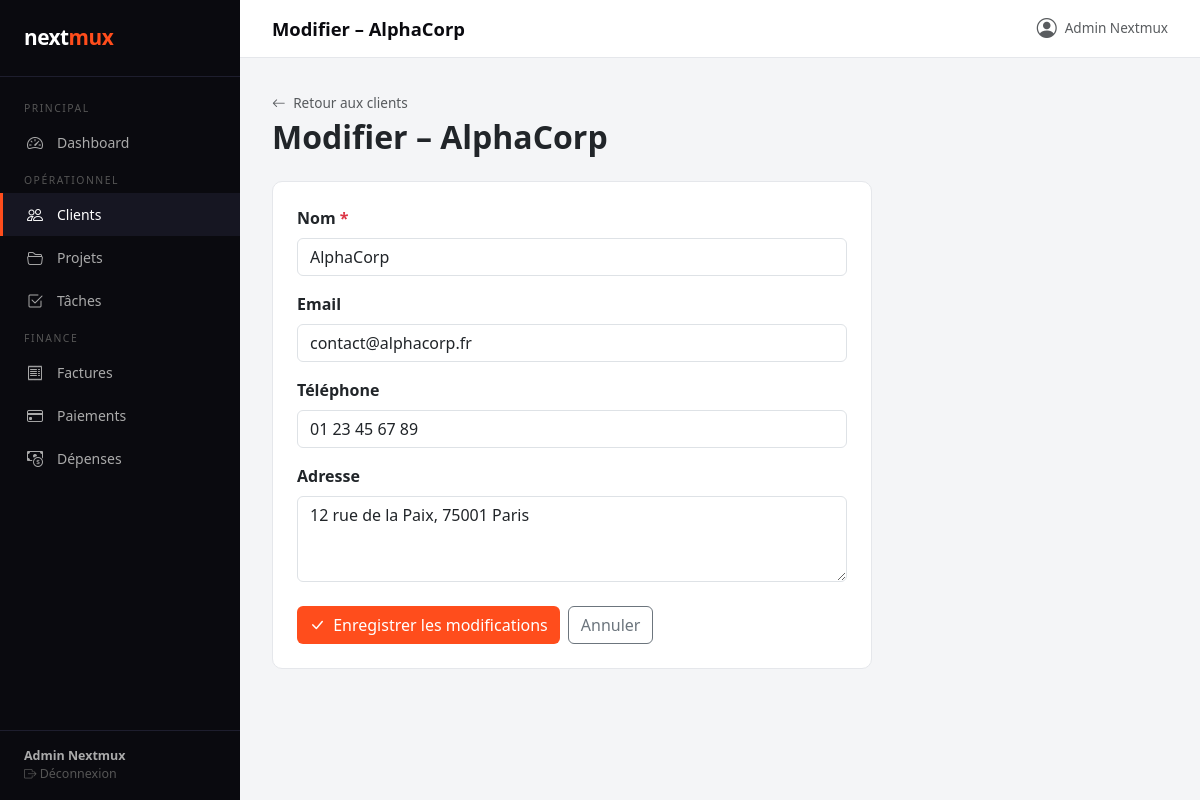
/index.php?module=clients&action=edit&id=1 (signed in), run on the app's committed database.
### tables this page shows
CREATE TABLE IF NOT EXISTS clients (
  id INT AUTO_INCREMENT PRIMARY KEY,
  nom VARCHAR(100) NOT NULL,
  email VARCHAR(150),
  telephone VARCHAR(20),
  adresse TEXT,
  created_at DATETIME DEFAULT CURRENT_TIMESTAMP
);

### controllers/clientsController.php (called while the page is built, shortened)
<?php
require_once __DIR__ . '/../models/Client.php';
class ClientsController {
    private Client $model;
    public function __construct() {
        $this->model = new Client();
    }
    public function edit(): void {
        $id     = (int)($_GET['id'] ?? 0);
        $client = $this->model->getById($id);
        $data   = $client;
        $page_title = 'Modifier – ' . $client['nom'];
        require_once __DIR__ . '/../views/clients/form.php';
    }
}

### config/db.php (called while the page is built, shortened)
<?php
function getDB(): PDO {
    static $pdo = null;
    if ($pdo === null) {
        $dsn = "mysql:host=" . DB_HOST . ";dbname=" . DB_NAME . ";charset=" . DB_CHARSET;
        try {
            $pdo = new PDO($dsn, DB_USER, DB_PASS, [
                PDO::ATTR_ERRMODE            => PDO::ERRMODE_EXCEPTION,
                PDO::ATTR_DEFAULT_FETCH_MODE => PDO::FETCH_ASSOC,
                PDO::ATTR_EMULATE_PREPARES   => false,
            ]);
        } catch (PDOException $e) {
            die(json_encode(['error' => 'Connexion BDD échouée : ' . $e->getMessage()]));
        }
    }
    return $pdo;
}

### models/Client.php (called while the page is built, shortened)
<?php
class Client {
    private PDO $db;
    public function __construct() {
        $this->db = getDB();
    }
    public function getById(int $id): array|false {
        $stmt = $this->db->prepare("SELECT * FROM clients WHERE id = ?");
        $stmt->execute([$id]);
        return $stmt->fetch();
    }
}

### views/clients/form.php (the view, shortened to what this page needs)
<?php require_once __DIR__ . '/../layout/header.php'; ?>
<div class="mb-4">
  <a href="index.php?module=clients&action=index" class="text-muted text-decoration-none" style="font-size:0.85rem">
    <i class="bi bi-arrow-left me-1"></i> Retour aux clients
  </a>
  <h2 class="fw-bold mt-1"><?= htmlspecialchars($page_title) ?></h2>
</div>
<div class="card" style="max-width:600px">
  <div class="card-body p-4">
    <?php
      $action = isset($client) ? "index.php?module=clients&action=edit&id={$client['id']}" : "index.php?module=clients&action=create";
    ?>
    <form method="POST" action="<?= $action ?>">
      <div class="mb-3">
        <label class="form-label fw-semibold">Nom <span class="text-danger">*</span></label>
        <input type="text" name="nom" class="form-control" required
               value="<?= htmlspecialchars($data['nom'] ?? '') ?>" placeholder="AlphaCorp">
      </div>
      <div class="mb-3">
        <label class="form-label fw-semibold">Email</label>
        <input type="email" name="email" class="form-control"
               value="<?= htmlspecialchars($data['email'] ?? '') ?>" placeholder="contact@client.fr">
      </div>
      <div class="mb-3">
        <label class="form-label fw-semibold">Téléphone</label>
        <input type="text" name="telephone" class="form-control"
               value="<?= htmlspecialchars($data['telephone'] ?? '') ?>" placeholder="01 23 45 67 89">
      </div>
      <div class="mb-4">
        <label class="form-label fw-semibold">Adresse</label>
        <textarea name="adresse" class="form-control" rows="3"
                  placeholder="12 rue de la Paix, 75001 Paris"><?= htmlspecialchars($data['adresse'] ?? '') ?></textarea>
      </div>
      <div class="d-flex gap-2">
        <button type="submit" class="btn btn-accent">
          <i class="bi bi-check-lg me-1"></i>
          <?= isset($client) ? 'Enregistrer les modifications' : 'Créer le client' ?>
        </button>
        <a href="index.php?module=clients&action=index" class="btn btn-outline-secondary">Annuler</a>
      </div>
    </form>
  </div>
</div>
<?php require_once __DIR__ . '/../layout/footer.php'; ?>

### views/layout/header.php (shortened to what this page needs)
<!DOCTYPE html>
<html lang="fr">
<head>
  <link href="https://cdn.jsdelivr.net/npm/bootstrap@5.3.2/dist/css/bootstrap.min.css" rel="stylesheet">
  <link href="https://cdn.jsdelivr.net/npm/bootstrap-icons@1.11.3/font/bootstrap-icons.css" rel="stylesheet">
</head>
<body>
<?php
$module_actuel = $_GET['module'] ?? 'dashboard';
$user = $_SESSION['user'] ?? ['nom' => 'Invité'];
?>
<div id="sidebar">
  <div class="sidebar-brand">next<span>mux</span></div>
  <nav class="sidebar-nav">
    <div class="nav-section">Principal</div>
    <a href="index.php?module=dashboard&action=index"
       class="sidebar-link <?= $module_actuel === 'dashboard' ? 'active' : '' ?>">
      <i class="bi bi-speedometer2"></i> Dashboard
    </a>
    <div class="nav-section">Opérationnel</div>
    <a href="index.php?module=clients&action=index"
       class="sidebar-link <?= $module_actuel === 'clients' ? 'active' : '' ?>">
      <i class="bi bi-people"></i> Clients
    </a>
    <a href="index.php?module=projets&action=index"
       class="sidebar-link <?= $module_actuel === 'projets' ? 'active' : '' ?>">
      <i class="bi bi-folder2-open"></i> Projets
    </a>
    <a href="index.php?module=taches&action=index"
       class="sidebar-link <?= $module_actuel === 'taches' ? 'active' : '' ?>">
      <i class="bi bi-check2-square"></i> Tâches
    </a>
    <div class="nav-section">Finance</div>
    <a href="index.php?module=factures&action=index"
       class="sidebar-link <?= $module_actuel === 'factures' ? 'active' : '' ?>">
      <i class="bi bi-receipt"></i> Factures
    </a>
    <a href="index.php?module=paiements&action=index"
       class="sidebar-link <?= $module_actuel === 'paiements' ? 'active' : '' ?>">
      <i class="bi bi-credit-card"></i> Paiements
    </a>
    <a href="index.php?module=depenses&action=index"
       class="sidebar-link <?= $module_actuel === 'depenses' ? 'active' : '' ?>">
      <i class="bi bi-cash-coin"></i> Dépenses
    </a>
  </nav>
  <div class="sidebar-footer">
    <strong><?= htmlspecialchars($user['nom']) ?></strong>
    <a href="index.php?module=auth&action=logout" style="color:#555;text-decoration:none">
      <i class="bi bi-box-arrow-right"></i> Déconnexion
    </a>
  </div>
</div>
<div id="main">
  <div class="topbar">
    <h1><?= htmlspecialchars($page_title ?? 'Nextmux ERP') ?></h1>
    <div class="d-flex align-items-center gap-2">
      <i class="bi bi-person-circle fs-5 text-muted"></i>
      <span class="text-muted" style="font-size:0.85rem"><?= htmlspecialchars($user['nom']) ?></span>
    </div>
  </div>
  <div class="content">

### views/layout/header.php (style rules this page uses)
:root { --sidebar-w: 240px; --accent: #FF4D1C; --dark: #0a0a0f; }
body { background: #f4f5f7; font-family: 'Segoe UI', sans-serif; }
#sidebar { width: var(--sidebar-w); min-height: 100vh; background: var(--dark); position: fixed; top: 0; left: 0; z-index: 100; display: flex; flex-direction: column; }
.sidebar-brand { padding: 1.4rem 1.5rem; font-size: 1.3rem; font-weight: 800; color: white; letter-spacing: -0.5px; border-bottom: 1px solid #1e1e2e; }
.sidebar-brand span { color: var(--accent); }
.sidebar-nav { padding: 1rem 0; flex: 1; }
.nav-section { padding: 0.5rem 1.5rem 0.3rem; font-size: 0.65rem; text-transform: uppercase; letter-spacing: 1.5px; color: #555; }
.sidebar-link { display: flex; align-items: center; gap: 0.75rem; padding: 0.6rem 1.5rem; color: #aaa; text-decoration: none; font-size: 0.875rem; transition: all 0.15s; border-left: 3px solid transparent; }
.sidebar-link:hover, .sidebar-link.active { color: white; background: #161622; border-left-color: var(--accent); }
.sidebar-link i { font-size: 1rem; width: 18px; }
.sidebar-footer { padding: 1rem 1.5rem; border-top: 1px solid #1e1e2e; font-size: 0.78rem; color: #555; }
.sidebar-footer strong { color: #aaa; display: block; }
#main { margin-left: var(--sidebar-w); min-height: 100vh; }
.topbar { background: white; padding: 0.85rem 2rem; border-bottom: 1px solid #e5e7eb; display: flex; align-items: center; justify-content: space-between; position: sticky; top: 0; z-index: 50; }
.topbar h1 { font-size: 1.15rem; font-weight: 700; margin: 0; color: var(--dark); }
.content { padding: 2rem; }
.card { border: 1px solid #e5e7eb; border-radius: 10px; }
.btn-accent { background: var(--accent); color: white; border: none; }

### data on the page
clients: nom "Modifier – AlphaCorp", nom "AlphaCorp", email "contact@alphacorp.fr", telephone "01 23 45 67 89", adresse "12 rue de la Paix, 75001 Paris"

### other printed values
$user['nom'] "Admin Nextmux"
